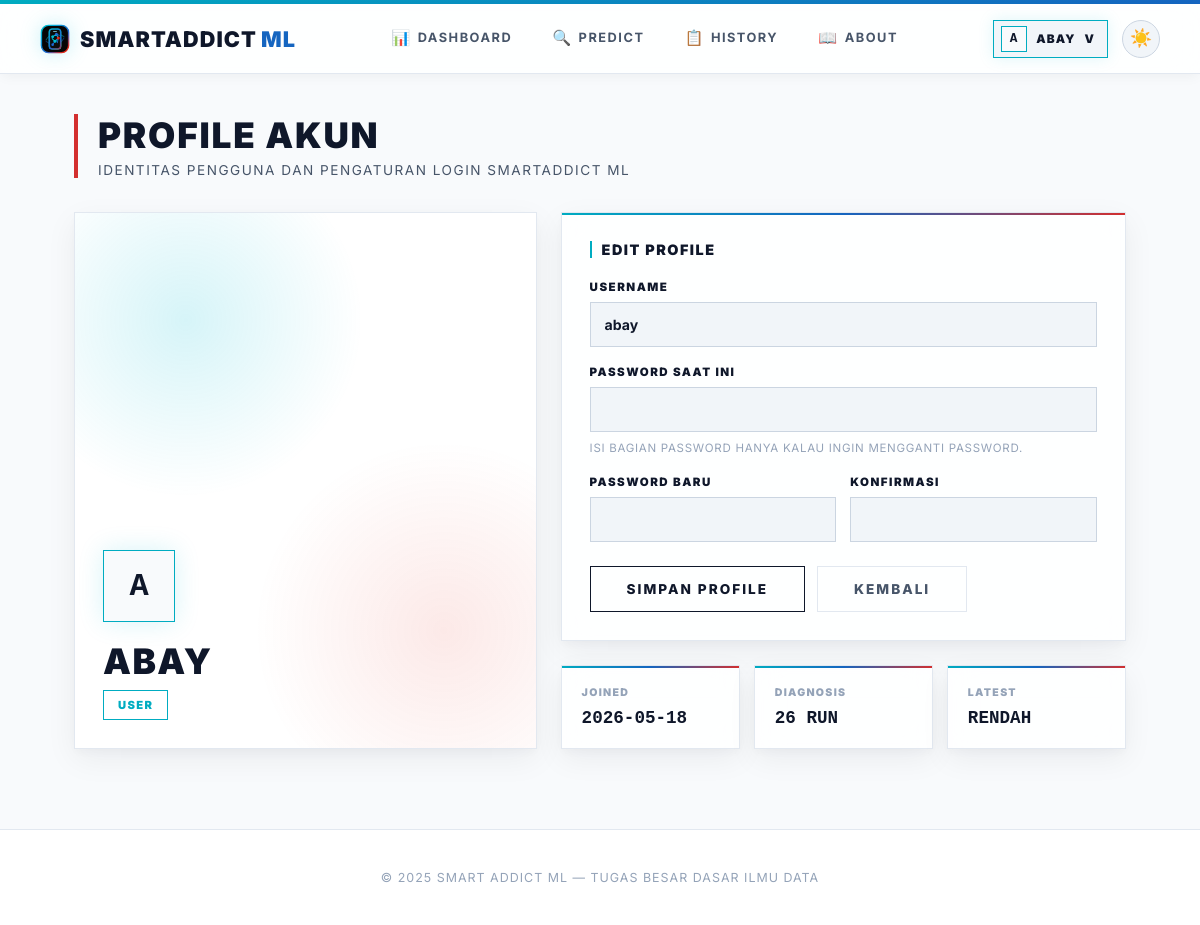
Before: /profile (signed in) with the older database file.
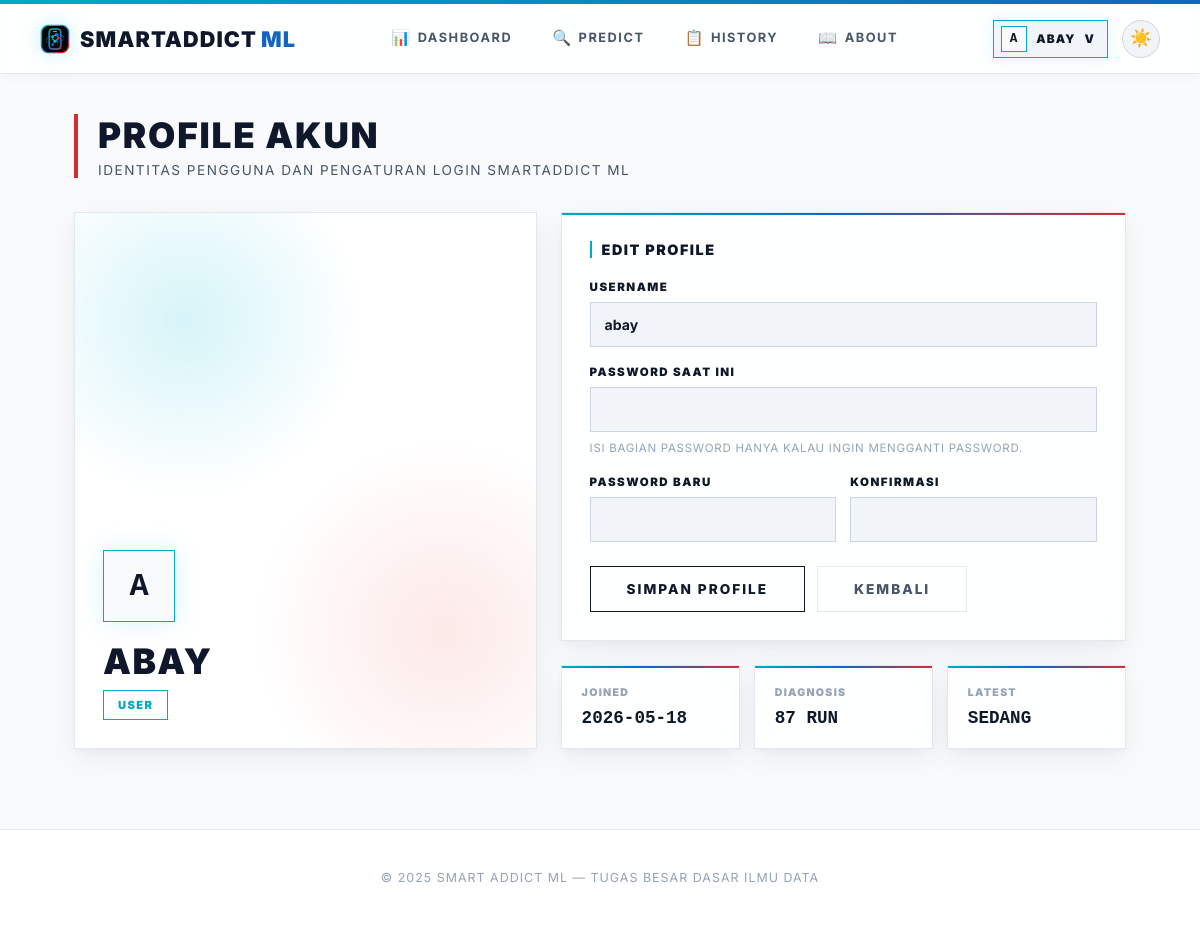
After: the same page with the newer database file.
### app.py (models this page shows, shortened)
class User(UserMixin, db.Model):
    id = db.Column(db.Integer, primary_key=True)
    username = db.Column(db.String(80), unique=True, nullable=False)
    password_hash = db.Column(db.String(200), nullable=False)
    role = db.Column(db.String(10), default='user')  # 'user' or 'admin'
    created_at = db.Column(db.DateTime, default=datetime.utcnow)
    predictions = db.relationship('Prediction', backref='user', lazy=True)
    @property
    def is_admin(self):
        return self.role == 'admin'

class Prediction(db.Model):
    id = db.Column(db.Integer, primary_key=True)
    user_id = db.Column(db.Integer, db.ForeignKey('user.id'), nullable=False)
    model_name = db.Column(db.String(50), nullable=False)
    input_values = db.Column(db.Text, nullable=False)  # JSON string
    result = db.Column(db.String(20), nullable=False)
    prediction_raw = db.Column(db.Integer, nullable=False)
    timestamp = db.Column(db.DateTime, default=datetime.utcnow)

### app.py (the view, shortened to what this page needs)
@app.route("/profile", methods=["GET", "POST"])
@login_required
def profile():
    prediction_count = Prediction.query.filter_by(user_id=current_user.id).count()
    latest_prediction = Prediction.query.filter_by(user_id=current_user.id).order_by(Prediction.timestamp.desc()).first()
    return render_template(
        "profile.html",
        active_page='profile',
        prediction_count=prediction_count,
        latest_prediction=latest_prediction
    )

### app.py (called while the page is built)
@app.after_request
def add_no_cache(response):
    response.headers['Cache-Control'] = 'no-store, no-cache, must-revalidate, max-age=0'
    response.headers['Pragma'] = 'no-cache'
    response.headers['Expires'] = '0'
    return response

@login_manager.user_loader
def load_user(user_id):
    return User.query.get(int(user_id))

### templates/profile.html (shortened to what this page needs)
{% extends "base.html" %}
{% block content %}
<main class="content">
    <div class="page-header">
        <h1>PROFILE AKUN</h1>
        <p>IDENTITAS PENGGUNA DAN PENGATURAN LOGIN SMARTADDICT ML</p>
    </div>
    <div class="profile-grid">
        <section class="profile-visual">
            <div id="profile3d" aria-hidden="true"></div>
            <div class="profile-identity">
                <div class="profile-avatar-large">{{ current_user.username[0]|upper }}</div>
                <h2>{{ current_user.username }}</h2>
                <span class="role-badge">{{ current_user.role }}</span>
            </div>
        </section>
        <section>
            <div class="profile-panel">
                <div class="panel-title">Edit Profile</div>
                <form method="post" class="form-grid">
                    <div class="form-group">
                        <label class="form-label" for="username">Username</label>
                        <input class="form-input" id="username" name="username" value="{{ current_user.username }}" maxlength="80" required>
                    </div>
                    <div class="form-group">
                        <label class="form-label" for="current_password">Password Saat Ini</label>
                        <input class="form-input" id="current_password" name="current_password" type="password" autocomplete="current-password">
                        <div class="form-note">Isi bagian password hanya kalau ingin mengganti password.</div>
                    </div>
                    <div class="password-grid">
                        <div class="form-group">
                            <label class="form-label" for="new_password">Password Baru</label>
                            <input class="form-input" id="new_password" name="new_password" type="password" autocomplete="new-password">
                        </div>
                        <div class="form-group">
                            <label class="form-label" for="confirm_password">Konfirmasi</label>
                            <input class="form-input" id="confirm_password" name="confirm_password" type="password" autocomplete="new-password">
                        </div>
                    </div>
                    <div class="profile-actions">
                        <button type="submit" class="btn-primary">Simpan Profile</button>
                        <a href="{{ url_for('dashboard') }}" class="btn-secondary">Kembali</a>
                    </div>
                </form>
            </div>
            <div class="profile-stats">
                <div class="profile-stat">
                    <span>Joined</span>
                    <strong>{{ current_user.created_at.strftime('%Y-%m-%d') }}</strong>
                </div>
                <div class="profile-stat">
                    <span>Diagnosis</span>
                    <strong>{{ prediction_count }} Run</strong>
                </div>
                <div class="profile-stat">
                    <span>Latest</span>
                    <strong>{% if latest_prediction %}{{ latest_prediction.result }}{% else %}None{% endif %}</strong>
                </div>
            </div>
        </section>
    </div>
</main>
{% endblock %}

### templates/base.html (shortened to what this page needs)
<!doctype html>
<html lang="id" data-theme="light">
<head>
</head>
<body>
    <div class="navbar-wrap">
        <nav class="navbar">
            <a href="{{ url_for('dashboard') }}" class="logo" style="text-decoration:none">
                <img class="logo-mark" src="{{ url_for('static', filename='img/smartaddict-logo.svg') }}" alt="" aria-hidden="true">
                <span>SmartAddict<span style="color:var(--m-blue-dark); font-weight: 900; margin-left: 4px;">ML</span></span>
            </a>
            <div class="nav-center">
                {% if current_user.is_authenticated and current_user.is_admin %}
                <a href="{{ url_for('admin_dashboard') }}" {% if active_page == 'admin_dashboard' %}class="active"{% endif %}><span class="nav-icon">🛡️</span>Admin</a>
                <a href="{{ url_for('admin_history') }}" {% if active_page == 'admin_history' %}class="active"{% endif %}><span class="nav-icon">📋</span>History</a>
                <a href="{{ url_for('admin_users') }}" {% if active_page == 'admin_users' %}class="active"{% endif %}><span class="nav-icon">👥</span>Users</a>
                <a href="{{ url_for('about') }}" {% if active_page == 'about' %}class="active"{% endif %}><span class="nav-icon">📖</span>About</a>
                {% elif current_user.is_authenticated %}
                <a href="{{ url_for('dashboard') }}" {% if active_page == 'dashboard' %}class="active"{% endif %}><span class="nav-icon">📊</span>Dashboard</a>
                <a href="{{ url_for('predict') }}" {% if active_page == 'predict' %}class="active"{% endif %}><span class="nav-icon">🔍</span>Predict</a>
                <a href="{{ url_for('history_page') }}" {% if active_page == 'history' %}class="active"{% endif %}><span class="nav-icon">📋</span>History</a>
                <a href="{{ url_for('about') }}" {% if active_page == 'about' %}class="active"{% endif %}><span class="nav-icon">📖</span>About</a>
                {% else %}
                <a href="{{ url_for('dashboard') }}" {% if active_page == 'dashboard' %}class="active"{% endif %}><span class="nav-icon">📊</span>Dashboard</a>
                <a href="{{ url_for('about') }}" {% if active_page == 'about' %}class="active"{% endif %}><span class="nav-icon">📖</span>About</a>
                {% endif %}
            </div>
            <div class="nav-actions">
                {% if current_user.is_authenticated %}
                <div class="profile-menu" id="profileMenu">
                    <button type="button" class="profile-chip {% if active_page == 'profile' %}active{% endif %}" onclick="toggleProfileMenu(event)" aria-expanded="false" aria-controls="profileDropdown">
                        <span class="profile-chip-avatar">{{ current_user.username[0]|upper }}</span>
                        <span class="profile-chip-name">{{ current_user.username }}</span>
                        <span aria-hidden="true">v</span>
                    </button>
                </div>
                {% else %}
                <a href="{{ url_for('login') }}" class="btn-nav-login">Login</a>
                {% endif %}
                <button class="theme-toggle" id="themeToggle" onclick="toggleTheme()" title="Toggle tema">
                    <span id="themeIcon">🌙</span>
                </button>
            </div>
        </nav>
    </div>
    <div class="nav-spacer"></div>
    {% block content %}{% endblock %}
    {% block footer %}
    <footer class="footer">
        <p>© 2025 Smart Addict ML — Tugas Besar Dasar Ilmu Data</p>
    </footer>
    {% endblock %}
</body>
</html>

Changed rows visible on the page:
no longer on this page (row unchanged): Prediction: result "RENDAH"
added Prediction: result "SEDANG"
Other visible differences:
{{ prediction_count }}: "26" → "87"
